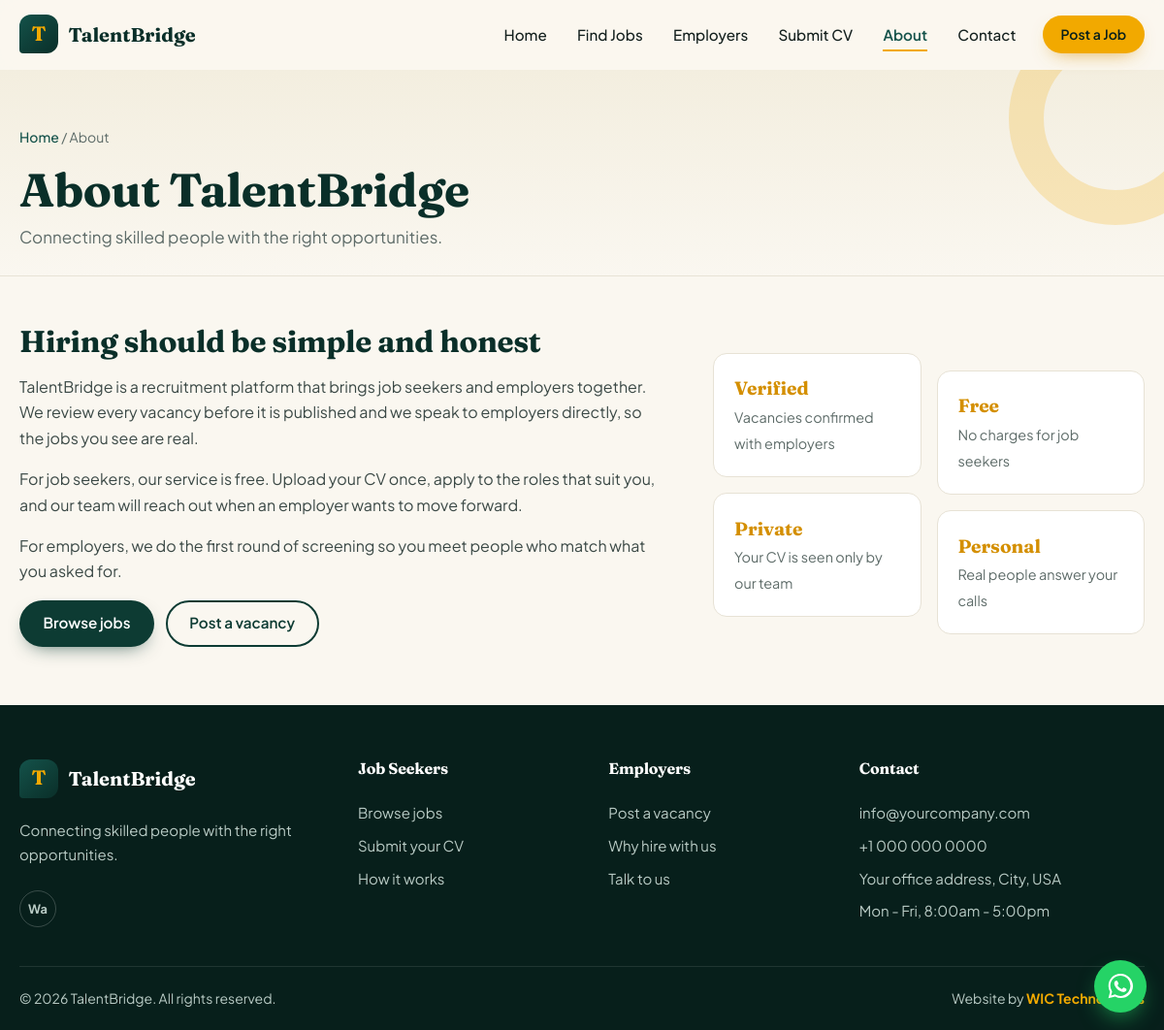
/about, run on the app's committed database.
### tables this page shows
CREATE TABLE settings (
    key   TEXT PRIMARY KEY,
    value TEXT NOT NULL DEFAULT ''
);

### app.py (the view)
@app.route("/about")
def about():
    return render_template("about.html")

### app.py (called while the page is built)
def get_db():
    if "db" not in g:
        g.db = sqlite3.connect(DB_PATH)
        g.db.row_factory = sqlite3.Row
        g.db.execute("PRAGMA foreign_keys = ON")
    return g.db

@app.before_request
def csrf_protect():
    if request.method == "POST":
        sent = request.form.get("_csrf", "")
        if not sent or not secrets.compare_digest(sent, session.get("_csrf", "")):
            abort(400, "Your session expired. Please go back, refresh the page and try again.")

def get_settings():
    rows = get_db().execute("SELECT key, value FROM settings").fetchall()
    data = dict(DEFAULT_SETTINGS)
    data.update({r["key"]: r["value"] for r in rows})
    return data

@app.context_processor
def inject_globals():
    s = get_settings()
    wa = re.sub(r"\D", "", s.get("whatsapp", ""))
    return {
        "site": s,
        "wa_number": wa,
        "csrf_token": csrf_token,
        "year": datetime.now().year,
        "categories": CATEGORIES,
        "job_types": JOB_TYPES,
        "app_statuses": APP_STATUSES,
    }

@app.after_request
def security_headers(resp):
    resp.headers.setdefault("X-Content-Type-Options", "nosniff")
    resp.headers.setdefault("X-Frame-Options", "SAMEORIGIN")
    resp.headers.setdefault("Referrer-Policy", "strict-origin-when-cross-origin")
    if request.path.startswith("/admin"):
        resp.headers["Cache-Control"] = "no-store"
    return resp

### templates/about.html (shortened to what this page needs)
{% extends "base.html" %}
{% block content %}
<section class="page-head">
  <div class="wrap">
    <p class="crumbs"><a href="{{ url_for('index') }}">Home</a> / About</p>
    <h1 class="reveal">About {{ site.site_name }}</h1>
    <p class="lead reveal" style="--d:80ms">{{ site.tagline }}.</p>
  </div>
</section>
<section class="section tight">
  <div class="wrap about-grid">
    <div class="reveal">
      <h2>Hiring should be simple and honest</h2>
      <p>{{ site.site_name }} is a recruitment platform that brings job seekers and employers together. We review every vacancy before it is published and we speak to employers directly, so the jobs you see are real.</p>
      <p>For job seekers, our service is free. Upload your CV once, apply to the roles that suit you, and our team will reach out when an employer wants to move forward.</p>
      <p>For employers, we do the first round of screening so you meet people who match what you asked for.</p>
      <div class="btn-row">
        <a class="btn btn-primary" href="{{ url_for('jobs') }}">Browse jobs</a>
        <a class="btn btn-ghost" href="{{ url_for('employers') }}#form">Post a vacancy</a>
      </div>
    </div>
    <div class="values reveal" style="--d:120ms">
      <div class="value"><b>Verified</b><span>Vacancies confirmed with employers</span></div>
      <div class="value"><b>Free</b><span>No charges for job seekers</span></div>
      <div class="value"><b>Private</b><span>Your CV is seen only by our team</span></div>
      <div class="value"><b>Personal</b><span>Real people answer your calls</span></div>
    </div>
  </div>
</section>
{% endblock %}

### templates/base.html (shortened to what this page needs)
<!DOCTYPE html>
<html lang="en">
<head>
  <link rel="stylesheet" href="{{ url_for('static', filename='css/style.css') }}">
</head>
<body>
  <header class="nav" id="nav">
    <div class="wrap nav-inner">
      <a href="{{ url_for('index') }}" class="brand" aria-label="{{ site.site_name }} home">
        {% if site.logo %}
          <img src="{{ url_for('static', filename='uploads/' ~ site.logo) }}" alt="{{ site.site_name }} logo" class="brand-img">
        {% else %}
          <span class="brand-mark" aria-hidden="true">{{ site.site_name[:1] }}</span>
        {% endif %}
        <span class="brand-name">{{ site.site_name }}</span>
      </a>
      <nav class="menu" id="menu" aria-label="Main">
        <a href="{{ url_for('index') }}" class="{{ 'active' if request.endpoint == 'index' }}">Home</a>
        <a href="{{ url_for('jobs') }}" class="{{ 'active' if request.endpoint in ('jobs','job_detail') }}">Find Jobs</a>
        <a href="{{ url_for('employers') }}" class="{{ 'active' if request.endpoint == 'employers' }}">Employers</a>
        <a href="{{ url_for('submit_cv') }}" class="{{ 'active' if request.endpoint == 'submit_cv' }}">Submit CV</a>
        <a href="{{ url_for('about') }}" class="{{ 'active' if request.endpoint == 'about' }}">About</a>
        <a href="{{ url_for('contact') }}" class="{{ 'active' if request.endpoint == 'contact' }}">Contact</a>
        <a href="{{ url_for('employers') }}#form" class="btn btn-gold btn-sm menu-cta">Post a Job</a>
      </nav>
    </div>
  </header>
  <main>
    {% block content %}{% endblock %}
  </main>
  <footer class="footer">
    <div class="wrap footer-grid">
      <div class="footer-col about-col">
        <a href="{{ url_for('index') }}" class="brand brand-light">
          {% if site.logo %}
            <img src="{{ url_for('static', filename='uploads/' ~ site.logo) }}" alt="" class="brand-img">
          {% else %}
            <span class="brand-mark" aria-hidden="true">{{ site.site_name[:1] }}</span>
          {% endif %}
          <span class="brand-name">{{ site.site_name }}</span>
        </a>
        <p>{{ site.tagline }}.</p>
        <div class="socials">
          {% if wa_number %}<a href="https://wa.me/{{ wa_number }}" target="_blank" rel="noopener" aria-label="WhatsApp">Wa</a>{% endif %}
        </div>
      </div>
      <div class="footer-col">
        <h4>Job Seekers</h4>
        <a href="{{ url_for('jobs') }}">Browse jobs</a>
        <a href="{{ url_for('submit_cv') }}">Submit your CV</a>
        <a href="{{ url_for('about') }}">How it works</a>
      </div>
      <div class="footer-col">
        <h4>Employers</h4>
        <a href="{{ url_for('employers') }}">Post a vacancy</a>
        <a href="{{ url_for('employers') }}#why">Why hire with us</a>
        <a href="{{ url_for('contact') }}">Talk to us</a>
      </div>
      <div class="footer-col">
        <h4>Contact</h4>
        <a href="mailto:{{ site.email }}">{{ site.email }}</a>
        <a href="tel:{{ site.phone|replace(' ', '') }}">{{ site.phone }}</a>
        <span>{{ site.address }}</span>
        <span>{{ site.hours }}</span>
      </div>
    </div>
    <div class="wrap footer-bottom">
      <span>&copy; {{ year }} {{ site.site_name }}. All rights reserved.</span>
      <span>Website by <strong>WIC Technologies</strong></span>
    </div>
  </footer>
  {% if wa_number %}
  <a class="wa-float" href="https://wa.me/{{ wa_number }}?text=Hello%2C%20I%20need%20help%20with%20a%20job%20on%20{{ site.site_name|urlencode }}"
     target="_blank" rel="noopener" aria-label="Chat on WhatsApp">
  </a>
  {% endif %}
</body>
</html>

### data on the page
settings: value "T", site_name "TalentBridge"
settings: tagline "Connecting skilled people with the right opportunities"
settings: email "info@yourcompany.com"
settings: phone "+1 000 000 0000"
settings: address "Your office address, City, USA"
settings: hours "Mon - Fri, 8:00am - 5:00pm"
